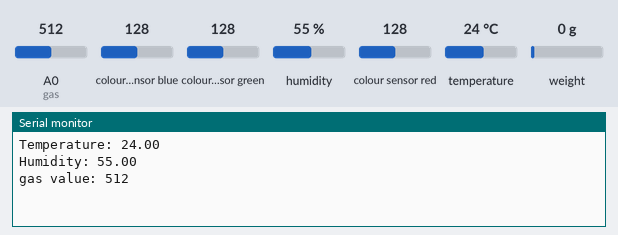
Bench run of a sketch on a simulated Arduino Uno, built with avr-gcc and run on an emulated ATmega328P. Shown: the last lines printed to the serial monitor. Wiring (inferred from the names in the program): TCS3200 colour sensor: output pin 9; S2 pin 7; S3 pin 8; S0 pin 5; S1 pin 6. The test bench sets the inputs (shaded band); at power-on: colour sensor blue 128, colour sensor green 128, humidity 55 %, A0 (gas) = 512, colour sensor red 128, temperature 24 °C, weight on the scale 0 g.

Above: at 2.2 s.
2.3 s: colour sensor blue set to 191
At 4.0 s:
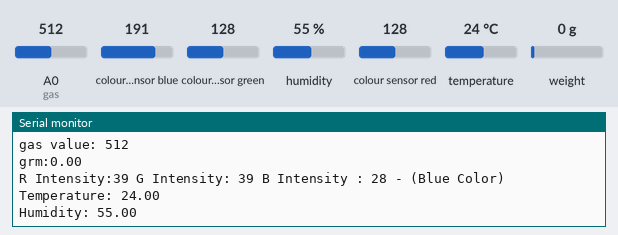
4.6 s: colour sensor green set to 191
At 5.5 s:
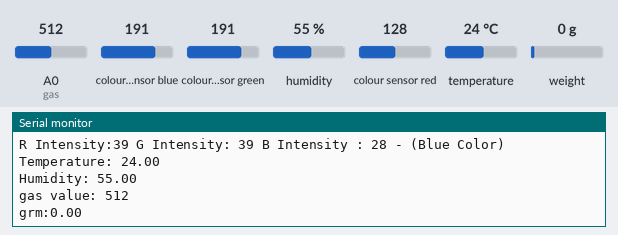
9.4 s: colour sensor blue set to 5
At 10.62 s:
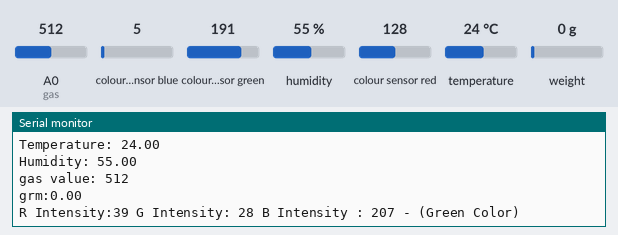
14.3 s: humidity set to 22 %
At 15.7 s:
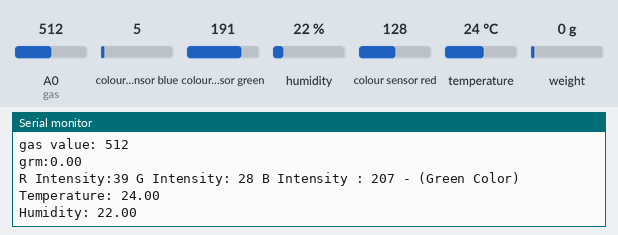
15.8 s: A0 (gas) set to 30
At 17.1 s:
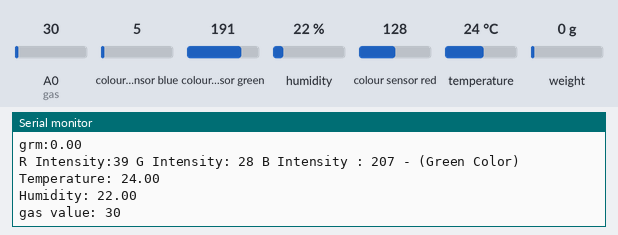

The sketch:

arduino_and_esp8266.ino
```cpp
void split(unsigned long int);
#include <HX711.h>
const int SCALE_DOUT_PIN = 4;
const int SCALE_SCK_PIN = 3;
#define calibration_factor -13107.0
HX711 scale(SCALE_DOUT_PIN, SCALE_SCK_PIN);

//color sensor
const int s0 = 5;
const int s1 = 6;
const int s2 = 7;
const int s3 = 8;
const int out =9;

int red = 0;
int green = 0;
int blue = 0;


//DHT SENSOR INITIALIZATION
#include "DHT.h"
#define DHTPIN 2
#define DHTTYPE DHT11
float temp, humid;
DHT dht(DHTPIN, DHTTYPE, 11);

int gasValue;
float bufftemp = 0, buffhum = 0,wit =0;
#define gas A0

const char* ssid     = "DLK TECHNOLOGIES"; //Wi-Fi SSID
const char* password = "!@12345DLK"; //Wi-Fi Password

//const char* host = "192.185.129.109";

char server[] = "www.1croreads.com";
String buff;
//WiFiClient client;
String  pump =""; // pump received from Android device


void setup()
{
//weight data
  scale.set_scale(calibration_factor);// <- set here calibration factor!!!
  scale.tare();

  //color sensor
  pinMode(s0, OUTPUT);
  pinMode(s1, OUTPUT);
  pinMode(s2, OUTPUT);
  pinMode(s3, OUTPUT);
  pinMode(out, INPUT);

  digitalWrite(s0, HIGH);
  digitalWrite(s1, HIGH);

  //other data
  pinMode(gas, INPUT);

  Serial.begin(115200);
//  WiFi.mode(WIFI_OFF);                    //Prevents reconnection issue (taking too long to connect)
//  delay(1000);
//  WiFi.mode(WIFI_STA);                      //This line hides the viewing of ESP as wifi hotspot
//  WiFi.begin(ssid, password);               //Connect to your WiFi router
//  Serial.println("");
//  Serial.print("Connecting");
//  // Wait for connection
//  while (WiFi.status() != WL_CONNECTED)
//  {
//    delay(500);
//    Serial.print(".");
//  }

  //If connection successful show IP address in serial monitor
//  Serial.println("");
//  Serial.print("Connected to ");
//  Serial.println(ssid);
//  Serial.print("IP address: ");
//  Serial.println(WiFi.localIP());  //IP address assigned to your ESP
}


void loop()
{
  print_value();
  gas_sensor();
  weight();
  color();
  Serial.print("R Intensity:");
  Serial.print(red, DEC);
  Serial.print(" G Intensity: ");
  Serial.print(green, DEC);
  Serial.print(" B Intensity : ");
  Serial.print(blue, DEC);


  if (red < blue && red < green && red < 20)
  {
   Serial.println(" - (Red Color)");

  }

  else if (blue < red && blue < green)
  {
   Serial.println(" - (Blue Color)");

  }

  else if (green < red && green < blue)
  {
   Serial.println(" - (Green Color)");

  }
  else{
  Serial.println();
  }
  delay(300);


}


//void Sending_To_DB()   //CONNECTING WITH MYSQL
//{
//  if (client.connect(server, 80)) {
//    Serial.println("connected");
//    String url = "http://1croreads.com/test-gas/get.php?";
//
//    url += "&s1=";
//    url += temp;
//    url += "&s2=";
//    url += humid;
//    url += "&s3=";
//    url += gasValue;
//    url += "s4=";
//    url += wit;
//    //Serial.println(level);
//    //url += rfid;
//    // This will send the request to the server
//    Serial.print("Requesting URL: ");
//    Serial.println(url);
//    client.print(String("GET ") + url + " HTTP/1.1\r\n" +
//                 "Host: " + server + "\r\n" +
//                 "Connection: close\r\n\r\n");
//  }
//  else {
//    // if you didn't get a connection to the server:
//    Serial.println("connection failed");
//  }
//  client.stop();
//}


//FUNCTION OF SENSOR

void print_value()
{
  //float temp, humid;
  temp = dht.readTemperature();
  humid = dht.readHumidity();
  if (String(temp) == "nan" && String(humid) == "nan")
  {
    temp = bufftemp;
    humid = buffhum;
    Serial.print("buff");
  }
  Serial.print("Temperature: ");
  Serial.print(temp);
  Serial.println();
  Serial.print("Humidity: ");
  Serial.print(humid);
  Serial.println();
  delay(1000);
//  Sending_To_DB();
}
void gas_sensor()
{
      //int gasValue;
      gasValue=analogRead(gas);
      Serial.print("gas value: ");
      Serial.print(gasValue);
      Serial.println();
      delay(500);
//      Sending_To_DB();
  }

  void weight(){
      float wit = scale.get_units()*100;
       Serial.print("grm:");
      Serial.print(wit);
      Serial.println();
      delay(500);
//      Sending_To_DB();

  }

void color()
{
  digitalWrite(s2, LOW);
  digitalWrite(s3, LOW);
  //count OUT, pRed, RED
  red = pulseIn(out, digitalRead(out) == HIGH ? LOW : HIGH);
  digitalWrite(s3, HIGH);
  //count OUT, pBLUE, BLUE
  blue = pulseIn(out, digitalRead(out) == HIGH ? LOW : HIGH);
  digitalWrite(s2, HIGH);
  //count OUT, pGreen, GREEN
  green = pulseIn(out, digitalRead(out) == HIGH ? LOW : HIGH);
}


void split(unsigned long int x)
{
unsigned long int d1,d2,d3,d4,d5,d6,d7,d8,d9,d10;
unsigned long int remainder;
unsigned long int num;
unsigned long int joined_value;

  num = x;


    d4 = num%10;   //  reminder = 4
    num = num/10;         // num = 123

d3 = num%10;   //  reminder = 3
    num = num/10;         // num = 12

d2 = num%10;   //  reminder = 2
    num = num/10;         // num = 1

d1 = num%10;   //  reminder = 1
    num = num/10;         // num = 0


Serial.write(d1+0x30);
Serial.write(d2+0x30);
Serial.write(d3+0x30);
Serial.write(d4+0x30);

Serial.println("");

delay(300);

}
```

Measured:
- after the input at 2.3 s, the serial monitor: prints a new line after 0.83 s (image 1)
- after the input at 9.4 s, the serial monitor: prints a new line after 1.0 s (image 3)
- after the input at 14.3 s, the serial monitor: prints a new line after 1.3 s (image 4)
- after the input at 15.8 s, the serial monitor: prints a new line after 0.79 s (image 5)
